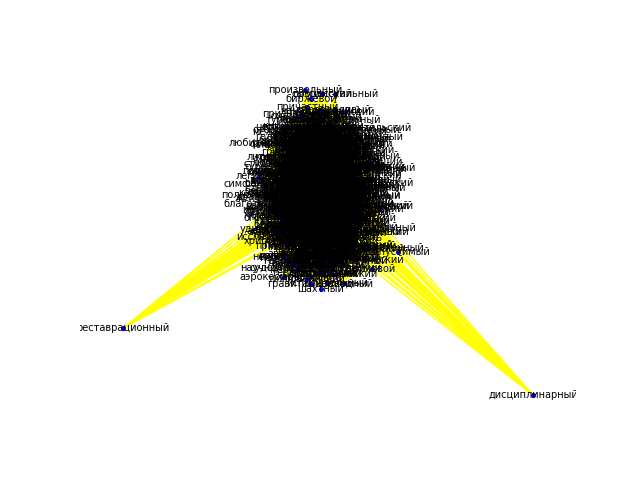

This chart was generated by the following Python code:
import os
import networkx as nx
import matplotlib.pyplot as plt

lemma_freq = {}

good_pos = ['A', 'S', 'V']


def read_texts():
    dirs = os.walk('05')    
    word_lists = []
    for dirr in dirs:
        files = dirr[2]
        for file in files:
            file_name  = dirr[0] + '/' + file
            print(file_name)
            f = open(file_name, 'r', encoding='utf-8')
            text = f.read()
            text = text.replace('{',' ').replace('}',' ').split()
            i = 1
            word_li = []
            for word in text:
                if i % 2 == 0:
                    w = word.split('=')
                    lemma = w[0]
                    if '?' not in lemma:
                        pos = w[1]
                    else:
                        pos = '??'
                    if pos in good_pos:
                        word_li.append(lemma)
                        make_dic(lemma)
                i += 1
            word_lists.append(word_li)
    return word_lists


def make_dic(lemma):
    if lemma not in lemma_freq:
        lemma_freq[lemma] = 1
    else:
        lemma_freq[lemma] += 1


def cut_words(word_lists):
    new_list = []
    for text in word_lists:
        new_text = []
        for word in text:
            if lemma_freq[word] > 10:
                new_text.append(word)
        new_list.append(new_text)
    return new_list

def make_graph():
    word_lists = read_texts()
    word_lists = cut_words(word_lists)
    g = nx.Graph()
    for text in word_lists:
        i = 0
        len_t = len(text) - 1
        for word in text:
            if i < len_t:
                g.add_edge(word, text[i+1])
            if i < len_t - 1:
                g.add_edge(word, text[i+2])
            i += 1
    pos = nx.spring_layout(g)
    nx.draw_networkx_nodes(g, pos, node_color = 'blue', node_size=7)
    nx.draw_networkx_edges(g, pos, edge_color = 'yellow')
    nx.draw_networkx_labels(g, pos, font_size = 7)
    plt.axis('off')
    plt.savefig('graph.png')
    print('радиус - ' + str(nx.radius(g)))
    print('диаметр - ' + str(nx.diameter(g)))
    print('кол-во узлов - ' + str(g.number_of_nodes()))
    print('кол-во ребер - ' + str(g.number_of_edges()))
    print('плотность - ' + str(nx.density(g)))
    deg = nx.degree_centrality(g)
    print('центральные узлы:')
    n = 1
    for node_id in sorted(deg, key=deg.get, reverse=True):
        if n < 10:
            print(node_id)
        n += 1

if __name__ == '__main__':
    make_graph()  
